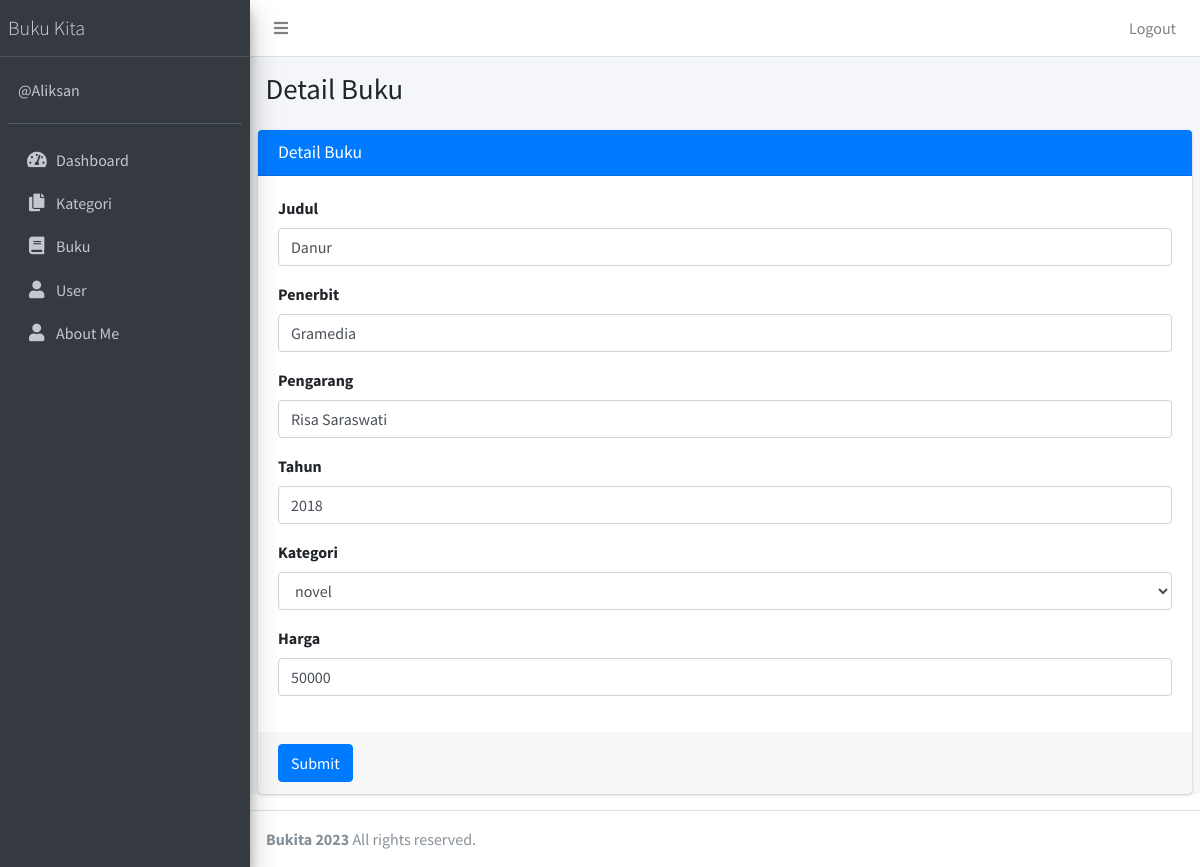
The page /public/buku/edit/1 (signed in) on the database its author committed.
### tables this page shows
CREATE TABLE `buku` (
  `id` int(11) NOT NULL,
  `judul` varchar(100) NOT NULL,
  `penerbit` varchar(50) DEFAULT NULL,
  `pengarang` varchar(50) DEFAULT NULL,
  `tahun` varchar(4) DEFAULT NULL,
  `kategori_id` int(11) DEFAULT NULL,
  `harga` int(11) DEFAULT NULL
);

CREATE TABLE `kategori` (
  `id` int(11) NOT NULL,
  `nama_kategori` varchar(50) NOT NULL
);

### app/core/Controller.php (called while the page is built, shortened)
<?php
class Controller{
            public function view($view, $data = []) {
            require_once '../app/views/' . $view . '.php';
         }
            public function model($model) {
                return new $model;
            }
}

### app/controllers/Buku.php (called while the page is built, shortened)
<?php
    class Buku extends Controller {
        public function edit($id){
            $data['title'] = 'Detail Buku';
            $data['kategori'] = $this->model('KategoriModel')->getAllKategori();
            $data['buku'] = $this->model('BukuModel')->getBukuById($id);
            $this->view( 'buku/edit', $data);
        }
    }
?>

### app/core/App.php (called while the page is built, shortened)
<?php
class App{
    protected $method = 'index';
    protected $params = [];
    public function __construct(){
        $url = $this->parseURL();
         if(file_exists('../app/controllers/' . $url[0] . '.php')){
            unset($url[0]);
         }
            $this->controller = new $this->controller;
                if(isset($url[1])){
                if(method_exists($this->controller, $url[1])){
                $this->method = $url[1];
                unset($url[1]);
                }
             }
                if(!empty($url)){
                    $this->params = array_values($url);
                }
                    call_user_func_array([$this->controller, $this->method], $this->params);
                    }
                        public function parseURL(){
                            if( isset($_GET['url'])){
                            $url = rtrim($_GET['url'], '/');
                            $url = filter_var($url, FILTER_SANITIZE_URL);
                            $url = explode('/',$url);
                            return $url;
                        }
                    }
    }

### public/index.php (called while the page is built, shortened)
<?php
$app = new App;

### app/core/Database.php (called while the page is built, shortened)
<?php
    class Database{
        private $host = DB_HOST;
        private $user = DB_USER;
        private $pass = DB_PASS;
        private $dbnm = DB_NAME;
        private $dbh;
        private $stmt;
        public function __construct()
        {
            $dsn = 'mysql:host='. $this->host .';dbname='. $this->dbnm;
            $option = [
            PDO::ATTR_PERSISTENT => true,
            PDO::ATTR_ERRMODE => PDO::ERRMODE_EXCEPTION
            ];
            try{
                $this->dbh = new PDO($dsn,$this->user,$this->pass, $option);
            }catch(PDOException $e){
                die($e->getMessage());
                }
        }
            public function query($query)
            {
            $this->stmt = $this->dbh->prepare($query);
            }
                public function bind($param, $value, $type = null){
                    if(is_null($type)){
                        switch (true) {
                            default:
                                $type = PDO::PARAM_STR;
                        }
                    }
                    $this->stmt->bindValue($param, $value, $type);
                }
                public function execute()
                {
                    $this->stmt->execute();
                }
                public function resultSet()
                {
                    $this->execute();
                    return $this->stmt->fetchAll(PDO::FETCH_ASSOC);
                }
                public function single()
                {
                    $this->execute();
                    return $this->stmt->fetch(PDO::FETCH_ASSOC);
                }
    }
?>

### app/models/BukuModel.php (called while the page is built, shortened)
<?php
    class BukuModel {
        private $table = 'buku';
        private $db;
        public function __construct()
        {
        $this->db = new Database;
        }
        public function getBukuById($id)
        {
            $this->db->query('SELECT * FROM ' . $this->table . ' WHERE id=:id');
            $this->db->bind('id',$id);
            return $this->db->single();
        }
    }
?>

### app/models/KategoriModel.php (called while the page is built, shortened)
<?php
    class KategoriModel {
        private $table = 'kategori';
        private $db;
        public function __construct()
        {
        $this->db = new Database;
        }
        public function getAllKategori()
        {
        $this->db->query('SELECT  * FROM ' . $this->table);
        return $this->db->resultSet();
        }
    }
?>

### app/views/buku/edit.php (the view, shortened to what this page needs)
<div class="content-wrapper">
    <section class="content-header">
        <div class="container-fluid">
            <div class="row mb-2">
                <div class="col-sm-6">
                    <h1><?= $data['title']; ?></h1>
                </div>
            </div>
        </div>
    </section>
    <section class="content">
        <div class="card card-primary">
            <div class="card-header">
            <h3 class="card-title"><?= $data['title']; ?></h3>
            </div>
            <form role="form" action="<?= base_url; ?>/buku/updateBuku" method="POST" enctype="multipart/form-data">
                <div class="card-body">
                    <div class="form-group">
                    <label >Judul</label>
                    <input type="text" class="form-control" placeholder="masukkan judul buku..."
                    name="judul" value="<?= $data['buku']['judul'];?>">
                    </div>
                    <div class="form-group">
                    <label >Penerbit</label>
                    <input type="text" class="form-control" placeholder="masukkan penerbit buku..."name="penerbit" value="<?= $data['buku']['penerbit'];?>">
                    </div>
                    <div class="form-group">
                        <label >Pengarang</label>
                        <input type="text" class="form-control" placeholder="masukkan pengarang buku..." name="pengarang" value="<?= $data['buku']['pengarang'];?>">
                    </div>
                    <div class="form-group">
                        <label >Tahun</label>
                        <input type="text" class="form-control" placeholder="masukkan tahun buku..."name="tahun" value="<?= $data['buku']['tahun'];?>">
                    </div>
                    <div class="form-group">
                        <label >Kategori</label>
                        <select class="form-control" name="kategori_id">
                        <?php foreach ($data['kategori'] as $row) :?>
                        <option value="<?= $row['id']; ?>" <?php if($data['buku']['kategori_id'] == $row['id']) { echo "selected"; } ?>><?= $row['nama_kategori']; ?></option>
                        <?php endforeach; ?>
                        </select>
                    </div>
                    <div class="form-group">
                        <label >Harga</label>
                        <input type="text" class="form-control" placeholder="masukkan harga buku..."name="harga" value="<?= $data['buku']['harga'];?>">
                    </div>
                </div>
                    <div class="card-footer">
                        <button type="submit" class="btn btn-primary">Submit</button>
                    </div>
            </form>
        </div>
    </section>
 </div>

### rows shown on the page
buku: judul "Danur", penerbit "Gramedia", pengarang "Risa Saraswati", tahun "2018", kategori_id "novel", harga "50000"

### other values the page prints
$data['title'] "Detail Buku"
